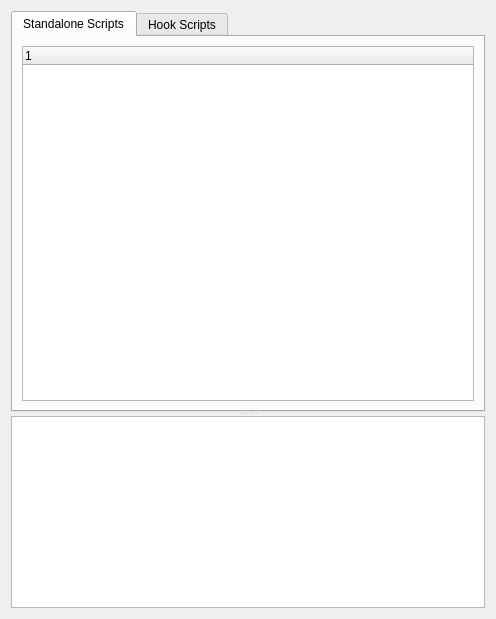
<?xml version="1.0" encoding="UTF-8"?>
<ui version="4.0">
 <class>ScriptManagerWidget</class>
 <widget class="QWidget" name="ScriptManagerWidget">
  <property name="geometry">
   <rect>
    <x>0</x>
    <y>0</y>
    <width>496</width>
    <height>619</height>
   </rect>
  </property>
  <property name="windowTitle">
   <string>Manage Scripts</string>
  </property>
  <layout class="QGridLayout" name="gridLayout">
   <item row="0" column="0">
    <widget class="QSplitter" name="splitter">
     <property name="orientation">
      <enum>Qt::Vertical</enum>
     </property>
     <widget class="QTabWidget" name="scriptTabs">
      <property name="sizePolicy">
       <sizepolicy hsizetype="Expanding" vsizetype="Expanding">
        <horstretch>0</horstretch>
        <verstretch>1</verstretch>
       </sizepolicy>
      </property>
      <property name="currentIndex">
       <number>0</number>
      </property>
      <widget class="QWidget" name="standaloneTab">
       <attribute name="title">
        <string>Standalone Scripts</string>
       </attribute>
       <layout class="QGridLayout" name="gridLayout_3">
        <item row="0" column="0">
         <widget class="QTreeWidget" name="standaloneTree">
          <property name="editTriggers">
           <set>QAbstractItemView::NoEditTriggers</set>
          </property>
          <column>
           <property name="text">
            <string notr="true">1</string>
           </property>
          </column>
         </widget>
        </item>
       </layout>
      </widget>
      <widget class="QWidget" name="hookTab">
       <attribute name="title">
        <string>Hook Scripts</string>
       </attribute>
       <layout class="QGridLayout" name="gridLayout_2">
        <item row="0" column="0">
         <widget class="QTreeWidget" name="hookTree">
          <property name="editTriggers">
           <set>QAbstractItemView::NoEditTriggers</set>
          </property>
          <column>
           <property name="text">
            <string notr="true">1</string>
           </property>
          </column>
         </widget>
        </item>
       </layout>
      </widget>
     </widget>
     <widget class="QTextBrowser" name="details">
      <property name="openExternalLinks">
       <bool>true</bool>
      </property>
     </widget>
    </widget>
   </item>
  </layout>
 </widget>
 <resources/>
 <connections/>
</ui>
